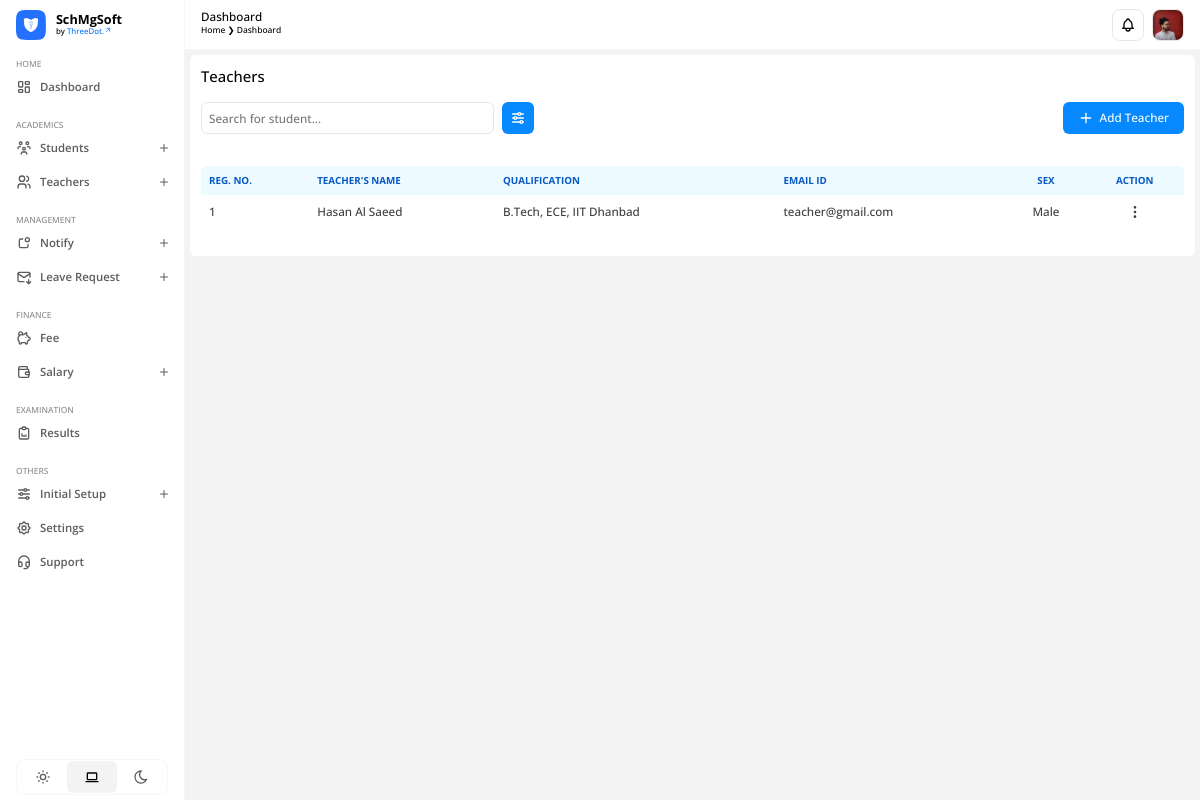
Page /academics/teachers/ (signed in) on the earlier database version.
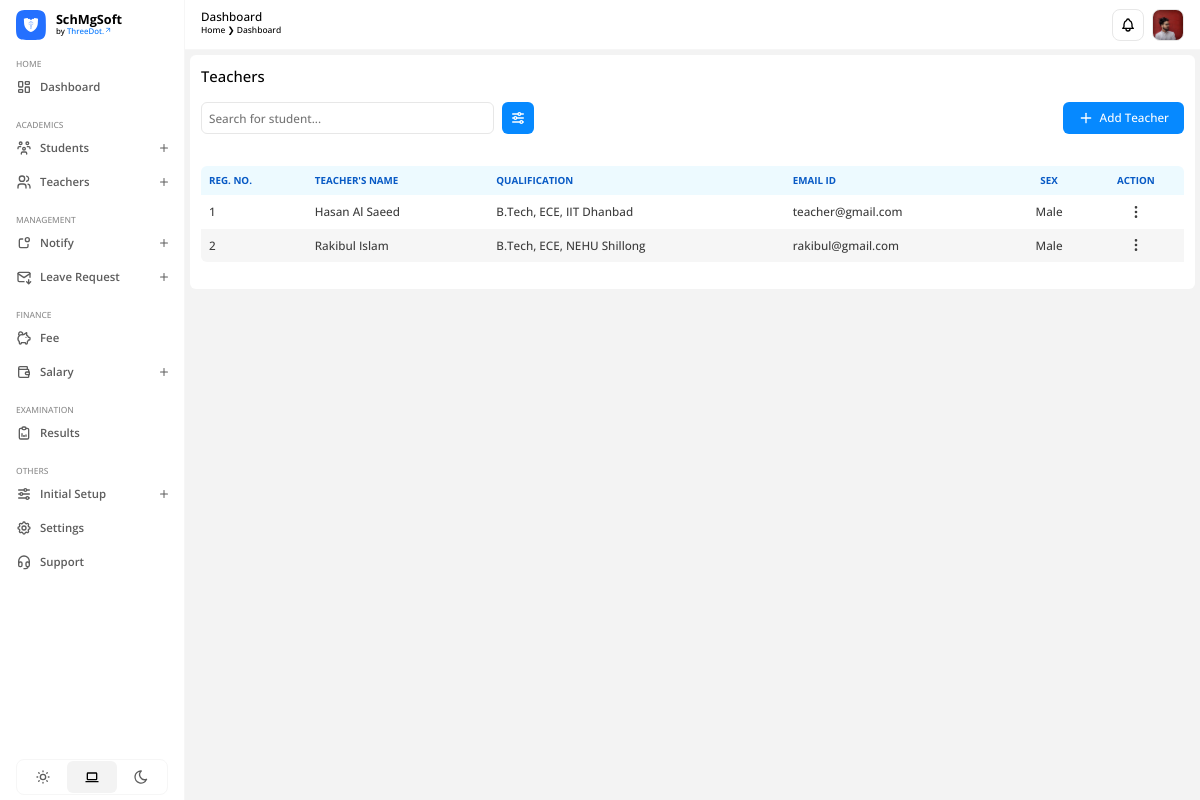
Same page on the later database version.
### apps/academics/models.py (models this page shows, shortened)
class Teacher(models.Model):
    admin = models.OneToOneField(CustomUser, on_delete=models.CASCADE)
    gender = models.CharField(max_length=20)
    dob = models.DateField()
    mobile_number = models.PositiveIntegerField()
    pan_number = models.CharField(max_length=10)
    aadhaar_number = models.PositiveBigIntegerField()
    vill_town = models.CharField(max_length=200)
    post_office = models.CharField(max_length=200)
    police_station = models.CharField(max_length=200)
    district = models.CharField(max_length=200)
    permanent_address = models.CharField(max_length=300)
    state = models.CharField(max_length=200)
    pin = models.PositiveIntegerField()
    tenth_percentage = models.DecimalField(max_digits=4, decimal_places=2)
    twelfth_percentage = models.DecimalField(max_digits=4, decimal_places=2)
    qualification = models.CharField(max_length=500)
    bank_name = models.CharField(max_length=350)
    account_number = models.PositiveIntegerField()
    branch_name = models.CharField(max_length=350)
    ifsc = models.CharField(max_length=100)
    teacher_photo = models.ImageField(upload_to='media/profile_pic')
    cv_resume = models.FileField(upload_to='media/teachers/cv')
    created_at = models.DateTimeField(auto_now_add=True)
    updated_at = models.DateTimeField(auto_now=True)

### apps/users/models.py (models this page shows)
class CustomUser(AbstractUser):
    USER = (
        (1, 'ADMIN'),
        (2, 'TEACHER'),
        (3, 'STUDENT')
    )
    user_type = models.CharField(choices=USER, max_length=20, default=1)
    profile_pic = models.ImageField(upload_to='profile_pic/', null=True, blank=True)
    city = models.CharField(max_length=200, blank=True)
    country = models.CharField(max_length=200, blank=True)

### apps/academics/views.py (the view, shortened to what this page needs)
# urls.py: path('teachers/', views.teachers, name='teachers'),
@login_required(login_url='/')
def teachers(request):
    teachers = Teacher.objects.all()
    teacher_count = Teacher.objects.count()
    context = {
        'teachers': teachers,
        'teacher_count': teacher_count
    }
    return render(request, 'teachers.html', context)

### apps/academics/templates/teachers.html (shortened to what this page needs)
{% extends "base.html" %} {% load static %} {% block htmlhead %}
<link
  rel="stylesheet"
  type="text/css"
  href="{% static 'css/academics/teachers.css' %}"
/>
{% endblock htmlhead %} {% block content %}
<div id="teachers">
  <h3>Teachers</h3>
  <div class="header">
    <div class="search-filter">
      <input
        type="text"
        name="search-input"
        id="search-input"
        placeholder="Search for student..."
      />
      <button>
      </button>
    </div>
    <span id="add-teacher-form-btn">
      <p>Add Teacher</p>
    </span>
  </div>
  <div id="table-container">
    <table id="teacher-table">
      <thead>
        <tr>
          <th>REG. NO.</th>
          <th>TEACHER'S NAME</th>
          <th>QUALIFICATION</th>
          <th>EMAIL ID</th>
          <th style="text-align: center">SEX</th>
          <th style="text-align: center">ACTION</th>
        </tr>
      </thead>
      <tbody>
        {% for i in teachers %}
        <tr>
          <td>{{ forloop.counter }}</td>
          <td>{{ i.admin.first_name }}&nbsp;{{ i.admin.last_name }}</td>
          <td>{{ i.qualification }}</td>
          <td>{{ i.admin.email }}</td>
          <td style="text-align: center">{{ i.gender }}</td>
          <td
            style="
              text-align: center;
              display: flex;
              align-items: center;
              justify-content: center;
            "
          >
            <button class="action-btn">
            </button>
          </td>
        </tr>
        {% endfor %}
      </tbody>
    </table>
  </div>
</div>
{% include "add-teacher-form.html" %}
{% endblock %}

Differences in the rows shown:
added Teacher: admin.first_name "Rakibul", admin.last_name "Islam", qualification "B.Tech, ECE, NEHU Shillong", admin.email "rakibul@gmail.com", gender "Male"
